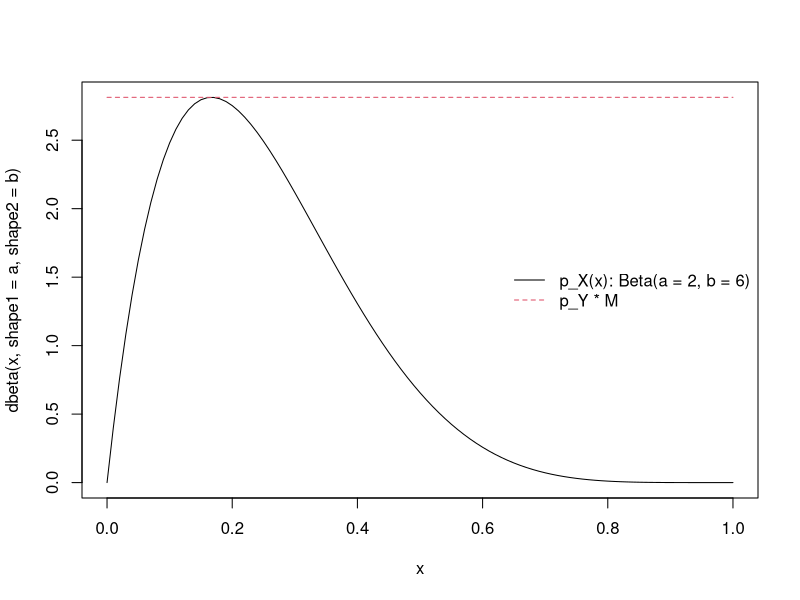
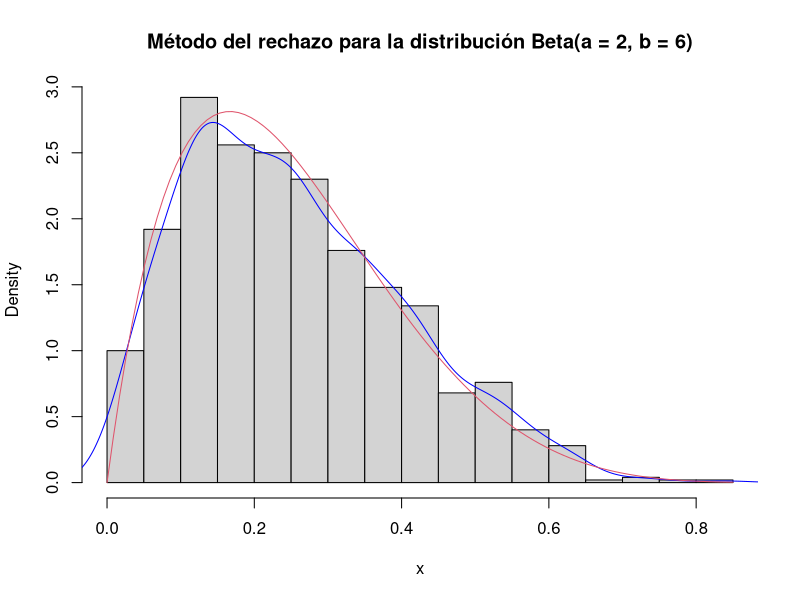

Recreate these plots in R, in order.
a <- 2
b <- 6
resultado <- optimize(
    f = function(x) { dbeta(x, shape1 = a, shape2 = b) },
    maximum = TRUE,
    interval = c(0, 1)
)

M <- resultado$objective

png(file = "./metodo_rechazo_grafica.png", width = 900, height = 700)
curve(dbeta(x, shape1 = a, shape2 = b), 0, 1)
curve(M * dunif(x), 0, 1, add = TRUE, col = 2, lty = 2)
legend('right',
    legend = c('p_X(x): Beta(a = 2, b = 6)', 'p_Y * M'),
    col = c(1, 2), lty = c(1, 2), bty = 'n'
)
dev.off()

N <- 1000
x <- double(N)

p_X <- function(x) dbeta(x, shape1 = a, shape2 = b)
p_Y <- function(x) 1

valores_generados <- 0

for (i in 1:N) {
    xi <- runif(1)
    y <- runif(1)
    valores_generados <- valores_generados + 1

    while (xi > p_X(y) / (M * p_Y(y))) {
        # Seguir generando hasta que aceptemos uno
        xi <- runif(1)
        y <- runif(1)
        valores_generados <- valores_generados + 1
    }

    # Aceptar el valor
    x[i] <- y
}

valores_generados

png(file = "./metodo_rechazo.png", width = 900, height = 700)
hist(x, freq = FALSE, breaks = 'FD', main = 'Método del rechazo para la distribución Beta(a = 2, b = 6)')
lines(density(x), col = 'blue')
curve(dbeta(x, shape1 = a, shape2 = b), add = TRUE, col = 2)
dev.off()
